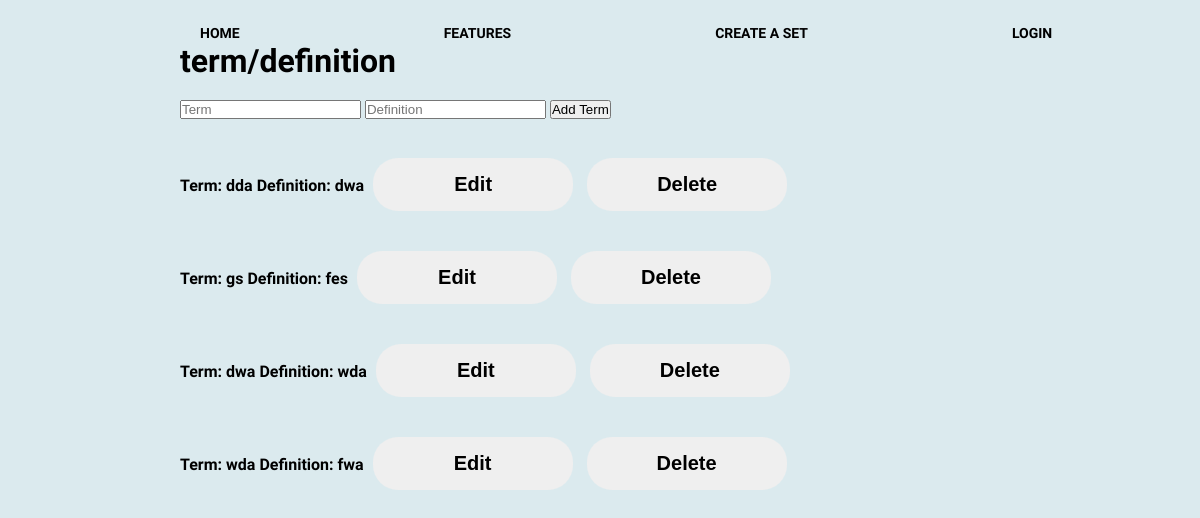
/sets/5, run on the app's committed database.
### app.py (models this page shows)
class Term(db.Model):
    id = db.Column(db.Integer, primary_key=True)
    term = db.Column(db.String(255), nullable=False)
    definition = db.Column(db.String(255), nullable=False)
    set_id = db.Column(db.Integer, db.ForeignKey('set.id'), nullable=False)

### app.py (the view)
@app.route('/sets/<int:set_id>', methods=['GET', 'POST'])
def specific_sets(set_id):
    if request.method == "POST":
        termForm = request.form['term']
        definitionForm = request.form['definition']
        set_data = Set.query.get_or_404(set_id)
        pair = Term(term=termForm, definition=definitionForm, set_id=set_id)
        try:
            db.session.add(pair)
            db.session.commit()
            return redirect(url_for('specific_sets', set_id=set_id))
        except Exception as e:
            print(f"Error: {e}")
            return "Oops! Something went wrong."
    else:
        set_data = Set.query.get_or_404(set_id)
        terms = Term.query.filter_by(set_id=set_id).all()
        return render_template('sets.html', set_data=set_data, terms=terms, set_id=set_id)

### templates/sets.html (shortened to what this page needs)
{% extends "base.html" %}
{% block content %}
<body>
    <div class="container">
        <h1>term/definition</h1>
        <br/>
        <form action="{{ url_for('specific_sets', set_id=set_id)}}" METHOD="POST">
            <input type="text" placeholder="Term" name="term">
            <input type="text" placeholder="Definition" name="definition">
            <input type="submit" value="Add Term" class="button">
        </form>
        <br/>
        {% for term in set_data.terms %}
            <p>
                Term: {{ term.term }} Definition: {{ term.definition }}
                <a href="{{ url_for('edit_pair', set_id=set_id, term_id=term.id)}}" class="button"><button>Edit</button></a>
                <a href="{{ url_for('delete_pair', set_id=set_id, term_id=term.id)}}" class="button"><button>Delete</button></a>
            </p>
        {% endfor %}
    </div>
</body>
{% endblock %}

### static/css/navbardesgin.css (style rules this page uses)
body { margin: 0; background: rgb(219, 234, 238); font-family: 'Work Sans', sans-serif; font-weight: 800; }
.container { width: 70%; margin: 0 auto; }
button { width: 200px; padding: 15px; margin: 20px 5px; text-align: center; border-radius: 25px; color: black; border: 2px; font-size: 20px; cursor: pointer; font-weight: 600; }
* { margin: 0; padding: 0; }

### data on the page
Term: term "dda", definition "dwa"
Term: term "gs", definition "fes"
Term: term "dwa", definition "wda"
Term: term "wda", definition "fwa"
